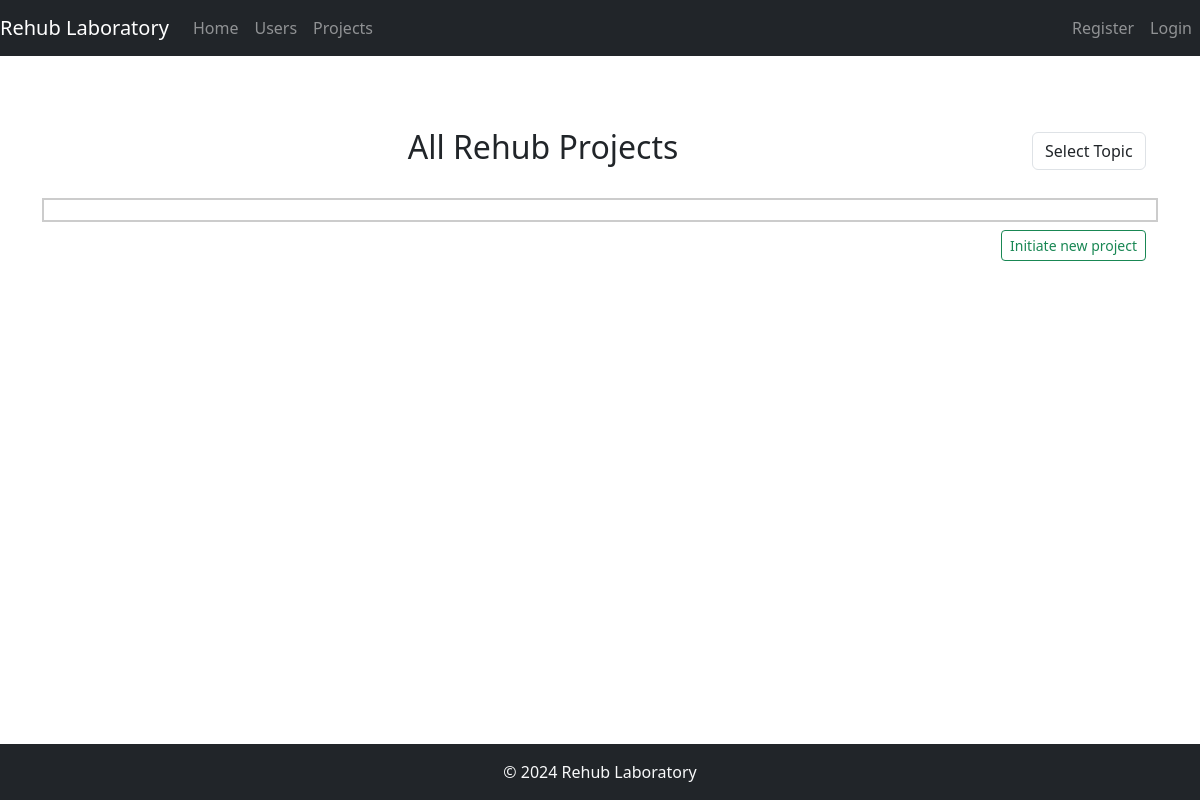
The app's page /projects/, older data.
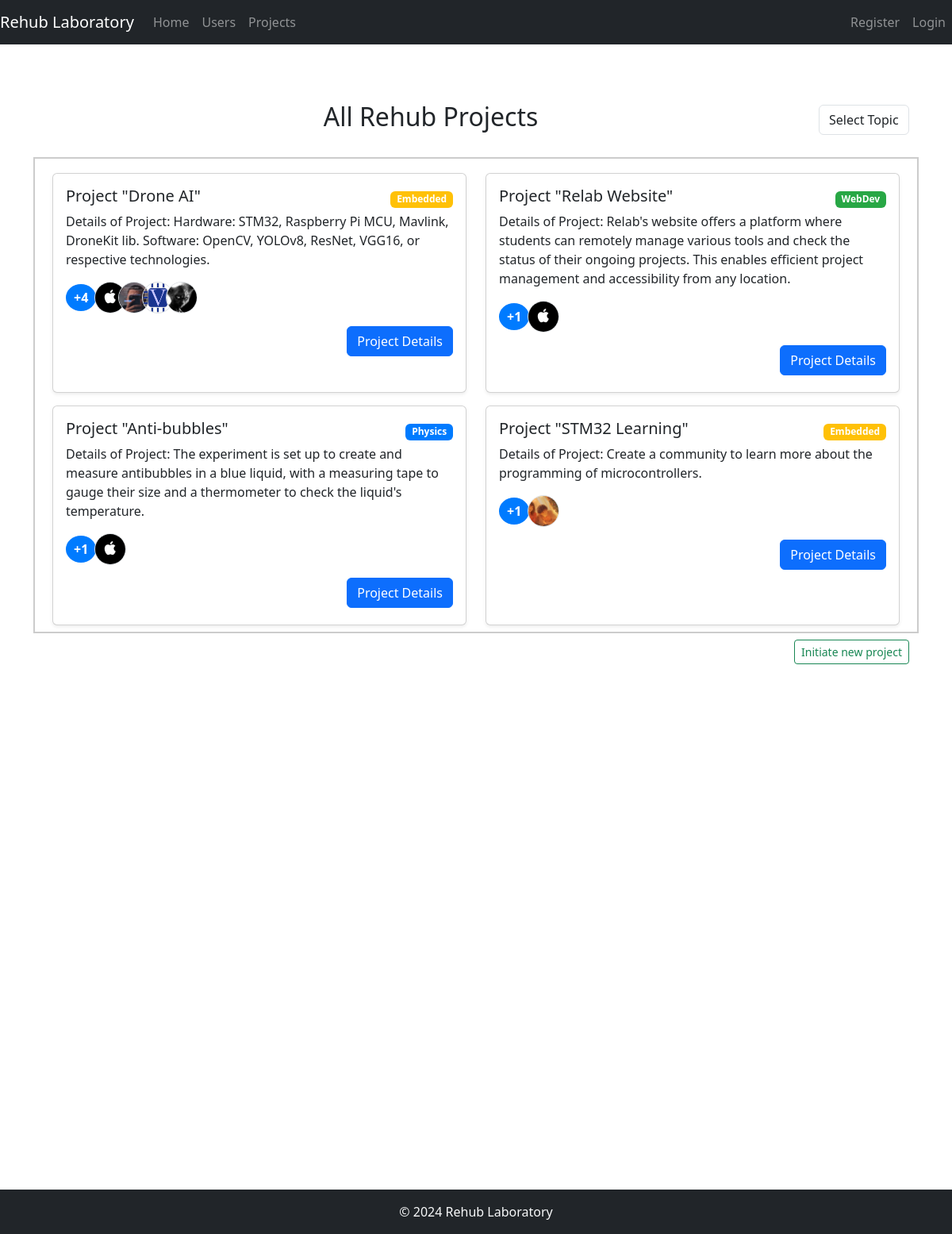
The same page, newer data.
### forum/models.py (models this page shows)
class Post(models.Model):
    slug = AutoSlugField(populate_from='title',null= True)
    title = models.CharField(max_length=100)
    status = models.IntegerField(null = True)
    description = models.TextField(null=True)
    created_time = models.DateField(auto_now_add=True)
    updated_time = models.DateField(auto_now=True)
    is_published  = models.BooleanField(null = True,default=False)
    photo = models.ImageField(upload_to = 'photos/%Y/%m/%d/')
    created_by = models.ForeignKey(settings.AUTH_USER_MODEL, on_delete=models.CASCADE,related_name='created_posts',null=True)
    users = models.ManyToManyField(settings.AUTH_USER_MODEL, related_name='user_projects')
    topic =  models.ForeignKey(Topic, on_delete=models.CASCADE,null=True)
    def __str__(self):
        return f"{self.title}"
    def get_absolute_url(self):
        return reverse('project',kwargs={'slug':self.slug})

class Topic(models.Model):
    title = models.CharField(max_length=100)
    created_by = models.ForeignKey(settings.AUTH_USER_MODEL, on_delete=models.CASCADE)
    created_at = models.DateTimeField(auto_now_add=True)
    color = models.CharField(max_length=100,null=True)
    def __str__(self):
        return self.title

class CustomUser(AbstractUser):
    slug = AutoSlugField(populate_from='username',null= True)
    photo = models.ImageField(upload_to='user_photos/', null=True, blank=True)
    specialization = models.CharField(max_length=100,null=True)
    telegram = models.CharField(max_length=100,null=True)
    course = models.IntegerField(null = True)
    description_profile = models.TextField(null=True)
    def get_absolute_url(self):
        return reverse('profile',kwargs={'slug':self.slug})

### forum/views.py (the view)
# urls.py: path('projects/',Projects.as_view(),name = 'about'),
class Projects(UserMixin,ListView):
    model = Post
    template_name = 'forum/projects.html'
    context_object_name = 'projects'
    list_colors = ['badge-primary','badge-secondary','badge-success','badge-danger','badge-warning','badge-info','badge-dark']
    def get_queryset(self):
        queryset = super().get_queryset().filter(is_published=True)
        topic_filter = self.request.GET.get('topic_filter')
        if topic_filter:
            topic = Topic.objects.get(title=topic_filter)
            topic_id = topic.id
            print(f"----- {topic_id}")
            if topic_filter:
                queryset = queryset.filter(topic=topic_id)
        return queryset
    def get_context_data(self, **kwargs):
        context = super().get_context_data(**kwargs)
        context['posts_with_users'] = self.get_posts_with_users()
        unique_users = {post.title: len(post.users.all()) for post in Post.objects.all()}
        context['unique_users'] = unique_users
        context['topics'] = Topic.objects.all()
        if self.request.user.id != None:
            context.update(self.get_user_details_by_id(self.request.user.id))
        return context

### forum/templatetags/custom_filters.py (called while the page is built)
@register.filter
def get(dictionary, key):
    return dictionary.get(key)

### forum/utils.py (called while the page is built)
    def get_posts_with_users(self):
        print(self.get_queryset())
        return [(post, post.users.all(),post.topic.color if post.topic else None) for post in self.get_queryset()]

### forum/templates/forum/projects.html (shortened to what this page needs)
{% extends 'forum/base.html' %}
{% load custom_filters %}
{% block content %}
<div class="container-fluid">
    <div class="row my-4 align-items-center">
        {% if request.user.is_authenticated %}
        <div class="col-md-3">
            <h3 class="text-center text-md-left">My Profile</h3>
        </div>
        <div class="col-md-6 text-center">
            <h2>All Rehub Projects</h2>
        </div>
        <div class="col-md-3">
            <form method="GET" action="" class="form-inline justify-content-end">
                <select name="topic_filter" class="form-control" onchange="this.form.submit()">
                    <option value="">Select Topic</option>
                    {% for topic in topics %}
                    <option value="{{ topic }}" {% if request.GET.topic_filter == topic %}selected{% endif %}>{{ topic }}</option>
                    {% endfor %}
                </select>
            </form>
        </div>
        {% else %}
        <div class="col-12">
            <div class="d-flex justify-content-between align-items-center">
                <h2 class="flex-grow-1 text-center">All Rehub Projects</h2>
                <form method="GET" action="" class="d-flex justify-content-end">
                    <select name="topic_filter" class="form-control" onchange="this.form.submit()">
                        <option value="">Select Topic</option>
                    </select>
                </form>
            </div>
        </div>
        {% endif %}
    </div>
    <div class="row">
        <div class="{% if request.user.is_authenticated %}col-md-9{% else %}col-md-12{% endif %}">
            <div class="row projects-section">
                {% for post, users, color in posts_with_users %}
                <div class="col-md-6 my-2">
                    <div class="card h-100 shadow-sm">
                        <div class="card-body">
                            <div class="d-flex align-items-center justify-content-between">
                                <h5 class="card-title">Project "{{ post.title }}"</h5>
                                <span class="badge {{color}}">{{ post.topic }}</span>
                            </div>
                            <p class="card-text">Details of Project: {{ post.description }}</p>
                            <div class="d-flex align-items-center">
                                <div class="user-count mr-2">+{{ unique_users|get:post.title }}</div>
                                {% for user in users %}
                                <a href="{{user.get_absolute_url}}">
                                    <img src="{{ user.photo.url }}" alt="{{ user.username }}'s photo" class="user-image rounded-circle border">
                                </a>
                                {% endfor %}
                            </div>
                            <a href="{{ post.get_absolute_url }}" class="btn btn-primary mt-3 float-right">Project Details</a>
                        </div>
                    </div>
                </div>
                {% endfor %}
            </div>
            <div class="text-right my-2">
                <a href="/addproject/" class="btn btn-outline-success btn-sm">Initiate new project</a>
            </div>
        </div>
    </div>
</div>
{% endblock %}

Row changes from the older to the newer data that the page shows:
added Post: title "Drone AI", topic "Embedded", description "Hardware: STM32, Raspberry Pi MCU, Mavlink, DroneKit lib. Software: OpenCV, YOLOv8, ResNet, VGG16, or respective technologies.", title "4"
now on this page (row edited): CustomUser: photo (picture)
added CustomUser: photo (picture), shown under "Drone AI"
added CustomUser: photo (picture), shown under "Drone AI"
added CustomUser: photo (picture), shown under "Drone AI"
added Post: title "Relab Website", topic "WebDev", description "Relab's website offers a platform where students can remotely manage various tools and check the status of their ongoing projects. This enables efficient project management and accessibility from any location.", title "1"
added Post: title "Anti-bubbles", topic "Physics", description "The experiment is set up to create and measure antibubbles in a blue liquid, with a measuring tape to gauge their size and a thermometer to check the liquid's temperature.", title "1"
added Post: title "STM32 Learning", topic "Embedded", description "Create a community to learn more about the programming of microcontrollers.", title "1"
added CustomUser: photo (picture), shown under "STM32 Learning"
